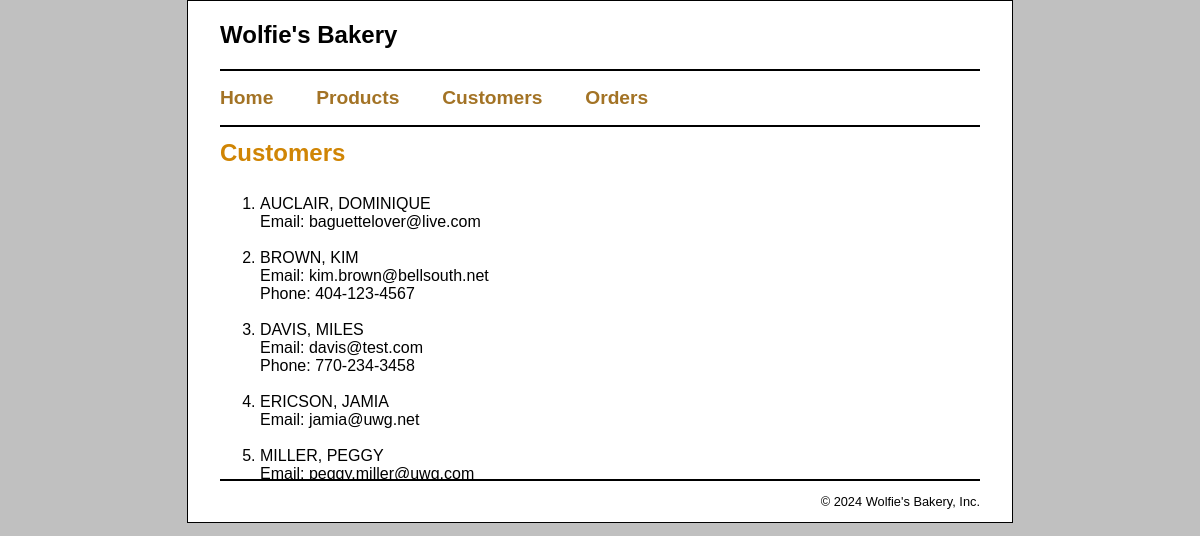
Page /customer on the committed database.
### tables this page shows
CREATE TABLE "CUSTOMERS" (
	"CustomerID"	INTEGER NOT NULL UNIQUE,
	"FirstName"	TEXT NOT NULL,
	"LastName"	TEXT NOT NULL,
	"PreferredName"	TEXT,
	"Email"	TEXT NOT NULL,
	"Phone"	TEXT,
	PRIMARY KEY("CustomerID" AUTOINCREMENT)
);

### app.py (the view)
@app.route("/customer")
def customer_list():
    customers = CustomersTable.get()
    return render_template(
        "customers.html",
        customers = customers
    )

### app.py (called while the page is built)
@app.teardown_appcontext
def close_connection(exception):
    close_db()

### model/customers_table.py (called while the page is built)
    @staticmethod
    def get():
        try:
            db = get_db()
            result = db.execute("SELECT * FROM CUSTOMERS ORDER BY LastName")
            customers = result.fetchall()
            customers = [dict(customer) for customer in customers]
            return customers
        except sqlite3.Error as error:
            print("ERROR: " + str(error))
            abort(500)

### model/database.py (called while the page is built)
def get_db():
    db = getattr(g, "_database", None)
    if db is None:
        db = g._database = sqlite3.connect(DATABASE)
        db.row_factory = sqlite3.Row
    return db

### templates/customers.html
{% extends "base.html" %}
{% block content %}
<main>
    <h1>Customers</h1>
    <div class="scroll">
        <ol>
            {% for customer in customers %}
            <li>
                {{ customer.LastName|upper }},
                {% if customer.PreferredName %}
                    {{ customer.PreferredName|upper }}
                {% else %}
                    {{ customer.FirstName|upper }}
                {% endif %}
                <br>
                Email: {{ customer.Email }}
                {% if customer.Phone %}
                    <br>Phone: {{ customer.Phone }}
                {% endif %}
            </li>
            <br>
            {% endfor %}
        </ol>
    </div>
</main>
{% endblock %}

### templates/base.html (shortened to what this page needs)
<!DOCTYPE html>
<html>
<head>
    <link rel="stylesheet" href="{{ url_for('static', filename='main.css') }}">
</head>
<body>
    <header>
        <h1>Wolfie's Bakery</h1>
    </header>
    <nav>
        <ul>
            <li><a href="/">Home</a></li>
            <li><a href="{{ url_for('product_list') }}">Products</a></li>
            <li><a href="/customer">Customers</a></li>
            <li><a href="/order">Orders</a></li>
        </ul>
    </nav>
    {% block content %}
    {% endblock %}
    <footer>
        <p class="copyright">
            &copy; 2024 Wolfie's Bakery, Inc.
        </p>
    </footer>
</body>
</html>

### static/main.css (style rules this page uses)
html { background-color: rgb(192, 192, 192); }
body { font-family: Arial, Helvetica, sans-serif; width: 760px; margin: 0 auto; padding: 0 2em; background-color: white; border: 1px solid black; }
header { border-bottom: 2px solid black; padding: .5em 0; }
header h1 { color: black; }
nav { border-bottom: 2px solid black; }
nav ul { padding-left: 0; }
nav li { display: inline-block; }
nav a { color: rgb(163, 115, 37); font-weight: bold; font-size: 120%; padding-right: 2em; text-decoration: none; }
footer { clear: both; border-top: 2px solid black; }
footer p { text-align: right; font-size: 80%; }
h1 { font-size: 150%; margin: .5em 0; }
h1, h2 { color: rgb(208, 133, 4); }
.scroll { max-height: 300px; overflow: auto; }

### rows in the picture
CUSTOMERS: LastName "AUCLAIR", FirstName "DOMINIQUE", Email "baguettelover@live.com"
CUSTOMERS: LastName "BROWN", FirstName "KIM", Email "kim.brown@bellsouth.net", Phone "404-123-4567"
CUSTOMERS: LastName "DAVIS", PreferredName "MILES", Email "davis@test.com", Phone "770-234-3458"
CUSTOMERS: LastName "ERICSON", FirstName "JAMIA", Email "jamia@uwg.net"
CUSTOMERS: LastName "MILLER", PreferredName "PEGGY", Email "peggy.miller@uwg.com"
